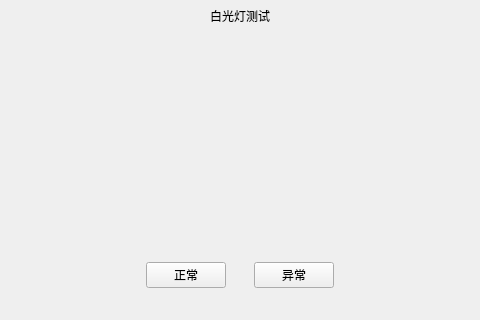
<?xml version="1.0" encoding="UTF-8"?>
<ui version="4.0">
 <class>ui_factory_light</class>
 <widget class="QMainWindow" name="ui_factory_light">
  <property name="geometry">
   <rect>
    <x>0</x>
    <y>0</y>
    <width>480</width>
    <height>320</height>
   </rect>
  </property>
  <property name="focusPolicy">
   <enum>Qt::StrongFocus</enum>
  </property>
  <property name="windowTitle">
   <string>MainWindow</string>
  </property>
  <widget class="QWidget" name="centralwidget">
   <layout class="QVBoxLayout" name="verticalLayout" stretch="1,7,1,1">
    <property name="spacing">
     <number>0</number>
    </property>
    <property name="leftMargin">
     <number>0</number>
    </property>
    <property name="topMargin">
     <number>0</number>
    </property>
    <property name="rightMargin">
     <number>0</number>
    </property>
    <property name="bottomMargin">
     <number>0</number>
    </property>
    <item>
     <widget class="QWidget" name="factory_light_title_widget" native="true">
      <layout class="QHBoxLayout" name="horizontalLayout" stretch="1,1,2,2">
       <property name="spacing">
        <number>0</number>
       </property>
       <property name="leftMargin">
        <number>0</number>
       </property>
       <property name="topMargin">
        <number>0</number>
       </property>
       <property name="rightMargin">
        <number>0</number>
       </property>
       <property name="bottomMargin">
        <number>0</number>
       </property>
       <item alignment="Qt::AlignLeft|Qt::AlignVCenter">
        <widget class="clicked_Label" name="factory_light_back_btn" native="true">
         <property name="text" stdset="0">
          <string/>
         </property>
        </widget>
       </item>
       <item>
        <spacer name="horizontalSpacer">
         <property name="orientation">
          <enum>Qt::Horizontal</enum>
         </property>
         <property name="sizeHint" stdset="0">
          <size>
           <width>77</width>
           <height>20</height>
          </size>
         </property>
        </spacer>
       </item>
       <item>
        <widget class="QLabel" name="factory_light_title_label">
         <property name="styleSheet">
          <string notr="true"/>
         </property>
         <property name="text">
          <string>白光灯测试</string>
         </property>
         <property name="alignment">
          <set>Qt::AlignCenter</set>
         </property>
        </widget>
       </item>
       <item>
        <spacer name="horizontalSpacer_2">
         <property name="orientation">
          <enum>Qt::Horizontal</enum>
         </property>
         <property name="sizeHint" stdset="0">
          <size>
           <width>157</width>
           <height>20</height>
          </size>
         </property>
        </spacer>
       </item>
      </layout>
     </widget>
    </item>
    <item>
     <widget class="QWidget" name="widget_3" native="true">
      <layout class="QHBoxLayout" name="horizontalLayout_5">
       <property name="spacing">
        <number>0</number>
       </property>
       <property name="leftMargin">
        <number>0</number>
       </property>
       <property name="rightMargin">
        <number>0</number>
       </property>
       <property name="bottomMargin">
        <number>0</number>
       </property>
       <item>
        <widget class="QLabel" name="label11">
        <property name="text">
       	<string> </string>
      	</property>
     	</widget>
       </item>
       <item>
        <widget class="QLabel" name="light_result_label"/>
       </item>
       <item>
        <widget class="QLabel" name="label12">
        <property name="text">
       	<string> </string>
      	</property>
     	</widget>
       </item>
      </layout>
     </widget>
    </item>
    <item>
     <widget class="QWidget" name="widget_2" native="true">
      <layout class="QHBoxLayout" name="horizontalLayout_2">
       <property name="spacing">
        <number>0</number>
       </property>
       <property name="leftMargin">
        <number>0</number>
       </property>
       <property name="rightMargin">
        <number>0</number>
       </property>
       <property name="bottomMargin">
        <number>0</number>
       </property>
       <item>
        <spacer name="horizontalSpacer_3">
         <property name="orientation">
          <enum>Qt::Horizontal</enum>
         </property>
         <property name="sizeHint" stdset="0">
          <size>
           <width>157</width>
           <height>20</height>
          </size>
         </property>
        </spacer>
       </item>
       <item>
        <widget class="QPushButton" name="factory_light_ok_btn">
         <property name="sizePolicy">
          <sizepolicy hsizetype="Expanding" vsizetype="Expanding">
           <horstretch>0</horstretch>
           <verstretch>0</verstretch>
          </sizepolicy>
         </property>
         <property name="maximumSize">
          <size>
           <width>225</width>
           <height>80</height>
          </size>
         </property>
         <property name="styleSheet">
          <string notr="true"/>
         </property>
         <property name="text">
          <string>正常</string>
         </property>
        </widget>
       </item>
       <item>
        <spacer name="horizontalSpacer_5">
         <property name="orientation">
          <enum>Qt::Horizontal</enum>
         </property>
         <property name="sizeHint" stdset="0">
          <size>
           <width>40</width>
           <height>20</height>
          </size>
         </property>
        </spacer>
       </item>
       <item>
        <widget class="QPushButton" name="factory_light_fail_btn">
         <property name="text">
          <string>异常</string>
         </property>
        </widget>
       </item>
       <item>
        <spacer name="horizontalSpacer_4">
         <property name="orientation">
          <enum>Qt::Horizontal</enum>
         </property>
         <property name="sizeHint" stdset="0">
          <size>
           <width>157</width>
           <height>20</height>
          </size>
         </property>
        </spacer>
       </item>
      </layout>
     </widget>
    </item>
    <item>
     <spacer name="verticalSpacer">
      <property name="orientation">
       <enum>Qt::Vertical</enum>
      </property>
      <property name="sizeHint" stdset="0">
       <size>
        <width>20</width>
        <height>29</height>
       </size>
      </property>
     </spacer>
    </item>
   </layout>
  </widget>
 </widget>
 <customwidgets>
  <customwidget>
   <class>clicked_Label</class>
   <extends>QWidget</extends>
   <header location="global">clicked_label.hpp</header>
  </customwidget>
 </customwidgets>
 <resources/>
 <connections/>
</ui>
